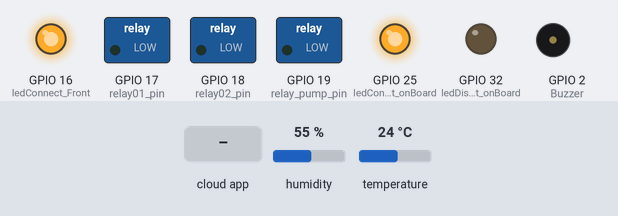
A sketch run on a simulated ESP32. On the bench: switched loads named in the sketch (green lamp = pin HIGH), output pins drawn as LEDs (lit = HIGH), buzzer (waves = sounding, pin HIGH). Inputs (shaded band) come from the test bench; at power-on: humidity 55 %, temperature 24 °C. WiFi joins after 1.5 s; servers stay silent unless stated; random numbers use the default seed unless the sketch sets one; the Firebase database answers and starts empty; what the sketch prints to the serial monitor is not drawn.

Above: at 4.0 s.
4.1 s: the phone or cloud app sets Relay01 to 1
At 5.1 s:
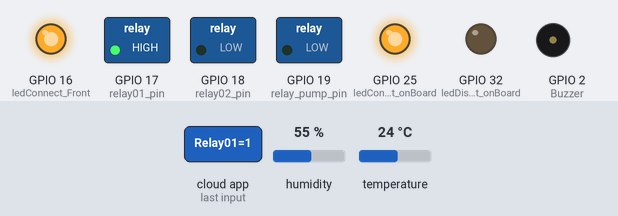
6.1 s: the phone or cloud app sets Relay02 to 1
At 7.5 s:
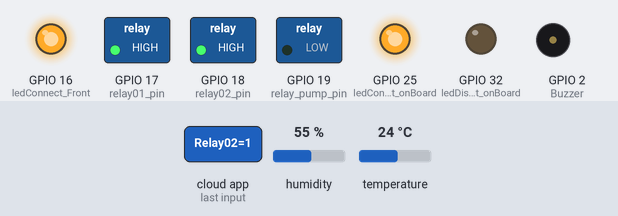
8.0 s: the phone or cloud app sets RelayPump to 1
At 8.9 s:
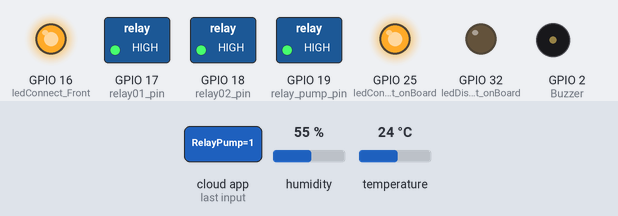
9.8 s: the phone or cloud app sets Relay01 to 0
At 11.3 s:
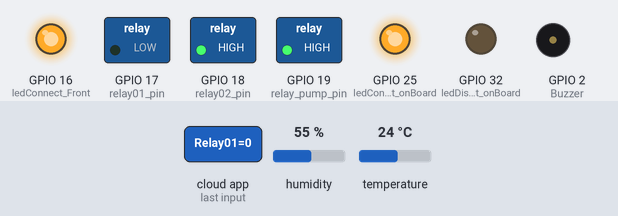
11.6 s: the phone or cloud app sets Relay02 to 0
At 12.8 s:
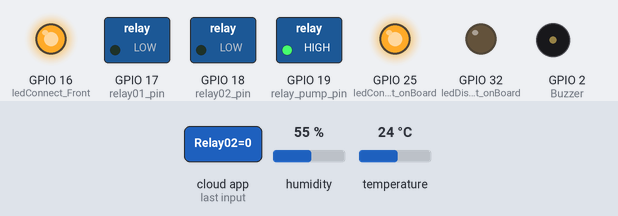
13.6 s: the phone or cloud app sets Relay01 to 1
At 14.3 s:
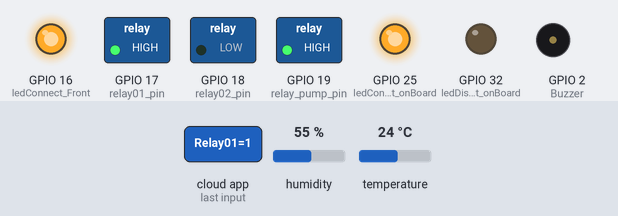
Timing chart, 0 to 16.4 s (numbered marks = the images above; inputs shaded):
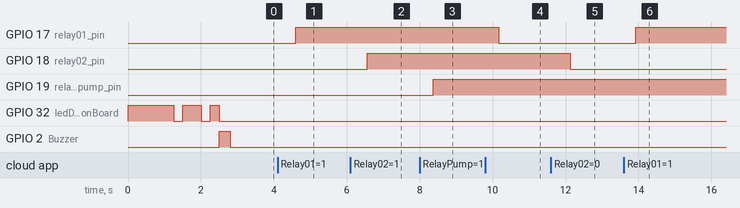

Measured:
- after the input at 4.1 s, GPIO 17 (relay01_pin): LOW → HIGH after 0.51 s
- after the input at 6.1 s, GPIO 18 (relay02_pin): LOW → HIGH after 0.46 s
- after the input at 8.0 s, GPIO 19 (relay_pump_pin): LOW → HIGH after 0.37 s
- after the input at 9.8 s, GPIO 17 (relay01_pin): HIGH → LOW after 0.37 s
- after the input at 11.6 s, GPIO 18 (relay02_pin): HIGH → LOW after 0.53 s
- after the input at 13.6 s, GPIO 17 (relay01_pin): LOW → HIGH after 0.33 s

The sketch:

index.ino
```cpp
#include <WiFi.h>
#include <FirebaseESP32.h>
#include <DHT.h>
#include <Wire.h>
#include <BH1750.h>
#include <TimeLib.h>
const int timeZoneOffset = 7; // UTC+7 for Thailand

const char* ssid = "Kim";
const char* password = "123456789";

#define FIREBASE_HOST "https://iot01-17127-default-rtdb.asia-southeast1.firebasedatabase.app/"
#define FIREBASE_AUTH "AIzaSyChrXLebnWYPh0GkYCWTRAMEfe2hfHAZ0c"

FirebaseData firebaseData;
DHT dht(5, DHT22);
BH1750 lightSensor;

int relay01_pin = 17;
int relay02_pin = 18;
int relay_pump_pin = 19;
int ledConnect_onBoard = 25;
int ledDisConnect_onBoard = 32;
int ledConnect_Front = 16;
int Buzzer = 2;

unsigned long lastReadTime = 0;
unsigned long lastSendTime = 0;
const unsigned long readInterval = 100;
const unsigned long sendInterval = 5000;
//const unsigned long boardStatusUpdateInterval = 15000;

void setup() {
  pinMode(relay01_pin, OUTPUT);
  pinMode(relay02_pin, OUTPUT);
  pinMode(relay_pump_pin, OUTPUT);
  dht.begin();
  Wire.begin();
  lightSensor.begin(BH1750::CONTINUOUS_HIGH_RES_MODE);

  pinMode(ledConnect_onBoard, OUTPUT);
  pinMode(ledDisConnect_onBoard, OUTPUT);
  pinMode(ledConnect_Front, OUTPUT);
  pinMode(Buzzer, OUTPUT);

  WIFI_Connect();
  digitalWrite(Buzzer, HIGH);
  delay(300);
  digitalWrite(Buzzer, LOW);

  Serial.begin(9600);
    // Set the initial time (replace with the current time in your timezone)
  setTime(2, 37, 0, 20, 07, 2023);
  Firebase.begin(FIREBASE_HOST, FIREBASE_AUTH);
}

void WIFI_Connect() {
  digitalWrite(ledDisConnect_onBoard, HIGH);
  digitalWrite(ledConnect_onBoard, LOW);
  digitalWrite(ledConnect_Front, LOW);

  WiFi.disconnect();
  Serial.println("Booting Sketch...");
  WiFi.mode(WIFI_OFF);
  delay(1000);
  WiFi.mode(WIFI_AP_STA);
  WiFi.begin(ssid, password);

  for (int i = 0; i < 10; i++) {
    if (WiFi.status() != WL_CONNECTED) {
      delay(250);
      digitalWrite(ledDisConnect_onBoard, LOW);
      digitalWrite(ledConnect_onBoard, LOW);
      digitalWrite(ledConnect_Front, LOW);
      Serial.print(".");
      delay(250);
      digitalWrite(ledDisConnect_onBoard, HIGH);
      digitalWrite(ledConnect_onBoard, LOW);
      delay(250);
      Serial.println("Device is Active!");
    }
  }
  digitalWrite(ledDisConnect_onBoard, LOW);
  digitalWrite(ledConnect_onBoard, HIGH);
  digitalWrite(ledConnect_Front, HIGH);
}

void sendDataToFirebase(const char* type, float value) {
  String dir = "/sensors/" + String(type);
  if (Firebase.setFloat(firebaseData, dir, value)) {
    Serial.println(String(type) + " = " + String(value) + " sent to Firebase successfully");
  } else {
    Serial.println("Failed to send data to Firebase");
    Serial.println(firebaseData.errorReason());
  }
}

int getRelayState(String RelayNo) {
  String dir = "/Relays/" + RelayNo;
  if (Firebase.getString(firebaseData, dir)) {
    int value = atoi(firebaseData.stringData().c_str());
    return value;
  } else {
    Serial.println("Failed to read data from Firebase");
    Serial.println(firebaseData.errorReason());
    return 0;
  }
}

void updateEsp32Status() {
unsigned long currentMillis = millis();
  Firebase.setDouble(firebaseData, "/devices/esp32/status", currentMillis);
}

void loop() {
  unsigned long currentMillis = millis();

  // Read data from Firebase every 100 milliseconds
  if (currentMillis - lastReadTime >= readInterval) {
    int Relay01State = getRelayState("Relay01");
    int Relay02State = getRelayState("Relay02");
    int RelayPumpState = getRelayState("RelayPump");
    digitalWrite(relay01_pin, Relay01State);
    digitalWrite(relay02_pin, Relay02State);
    digitalWrite(relay_pump_pin, RelayPumpState);
    lastReadTime = currentMillis;
  }

  // Send data to Firebase every 5 seconds
  if (currentMillis - lastSendTime >= sendInterval) {
    float temperature = dht.readTemperature();
    float humidity = dht.readHumidity();
    //uint16_t lux = lightSensor.readLightLevel();
    uint16_t lux = random(0, 1000);

    if (!isnan(temperature) && !isnan(humidity)) {
      sendDataToFirebase("temperature", temperature);
      sendDataToFirebase("humidity", humidity);
      sendDataToFirebase("light", static_cast<float>(lux));
      updateEsp32Status();
    } else {
      Serial.println("Failed to read data from DHT or BH1750 sensor!");
    }
    lastSendTime = currentMillis;
  }

  // Update ESP32 status in Firebase every 15 seconds
//  if (currentMillis - lastSendTime >= boardStatusUpdateInterval) {
//    updateEsp32Status();
//    lastSendTime = currentMillis;
//  }

  // Check WiFi status and reconnect if necessary
  if (WiFi.status() != WL_CONNECTED) {
    digitalWrite(ledConnect_onBoard, LOW);
    Serial.println("Device Disconnected!");
    ESP.restart();
    WIFI_Connect();
  } else if (WiFi.status() == WL_CONNECTED) {
    digitalWrite(ledConnect_onBoard, HIGH);
    digitalWrite(ledConnect_Front, HIGH);
    Serial.println("Device is Active!");
  } else {
    Serial.println("ESP Restart...");
    ESP.restart();
  }
}
```
